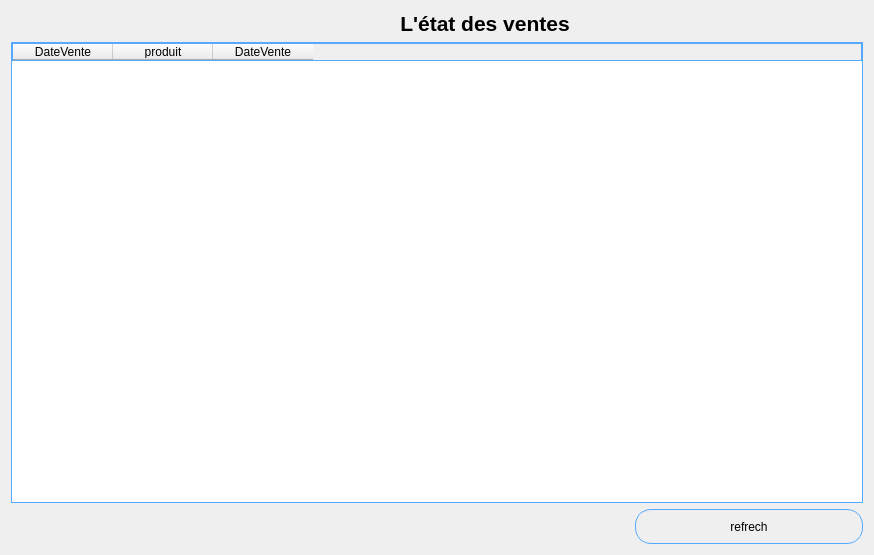
               <widget class="QWidget" name="page_etat_ventes">
                <layout class="QGridLayout" name="gridLayout_10">
                 <item row="0" column="0">
                  <spacer name="horizontalSpacer_25">
                   <property name="orientation">
                    <enum>Qt::Horizontal</enum>
                   </property>
                   <property name="sizeHint" stdset="0">
                    <size>
                     <width>342</width>
                     <height>20</height>
                    </size>
                   </property>
                  </spacer>
                 </item>
                 <item row="0" column="1">
                  <widget class="QLabel" name="label_4">
                   <property name="maximumSize">
                    <size>
                     <width>501</width>
                     <height>31</height>
                    </size>
                   </property>
                   <property name="text">
                    <string>&lt;html&gt;&lt;head/&gt;&lt;body&gt;&lt;p align=&quot;center&quot;&gt;&lt;span style=&quot; font-size:16pt; font-weight:700;&quot;&gt;L'état des ventes&lt;/span&gt;&lt;/p&gt;&lt;/body&gt;&lt;/html&gt;</string>
                   </property>
                  </widget>
                 </item>
                 <item row="0" column="2" colspan="2">
                  <spacer name="horizontalSpacer_26">
                   <property name="orientation">
                    <enum>Qt::Horizontal</enum>
                   </property>
                   <property name="sizeHint" stdset="0">
                    <size>
                     <width>287</width>
                     <height>20</height>
                    </size>
                   </property>
                  </spacer>
                 </item>
                 <item row="1" column="0" colspan="4">
                  <widget class="QTableWidget" name="table_ventes">
                   <property name="minimumSize">
                    <size>
                     <width>852</width>
                     <height>461</height>
                    </size>
                   </property>
                   <property name="styleSheet">
                    <string notr="true">
border: 1px solid rgb(85, 170, 255);</string>
                   </property>
                   <column>
                    <property name="text">
                     <string>DateVente</string>
                    </property>
                   </column>
                   <column>
                    <property name="text">
                     <string>produit</string>
                    </property>
                   </column>
                   <column>
                    <property name="text">
                     <string>DateVente</string>
                    </property>
                   </column>
                  </widget>
                 </item>
                 <item row="2" column="0" colspan="3">
                  <spacer name="horizontalSpacer_27">
                   <property name="orientation">
                    <enum>Qt::Horizontal</enum>
                   </property>
                   <property name="sizeHint" stdset="0">
                    <size>
                     <width>615</width>
                     <height>20</height>
                    </size>
                   </property>
                  </spacer>
                 </item>
                 <item row="2" column="3">
                  <widget class="QPushButton" name="btn_refrech_ventes">
                   <property name="minimumSize">
                    <size>
                     <width>228</width>
                     <height>35</height>
                    </size>
                   </property>
                   <property name="maximumSize">
                    <size>
                     <width>221</width>
                     <height>35</height>
                    </size>
                   </property>
                   <property name="styleSheet">
                    <string notr="true">QPushButton {
	background-position: left center;
    background-repeat: no-repeat;
	border: none;
	border: 1px solid rgb(85, 170, 255);
	border-radius:16px;
	text-align: center;
}
QPushButton:hover {
	background-color: rgb(33, 37, 43);
}
QPushButton:pressed {	
	background-color: rgb(85, 170, 255);
}
</string>
                   </property>
                   <property name="text">
                    <string>refrech</string>
                   </property>
                  </widget>
                 </item>
                </layout>
               </widget>
